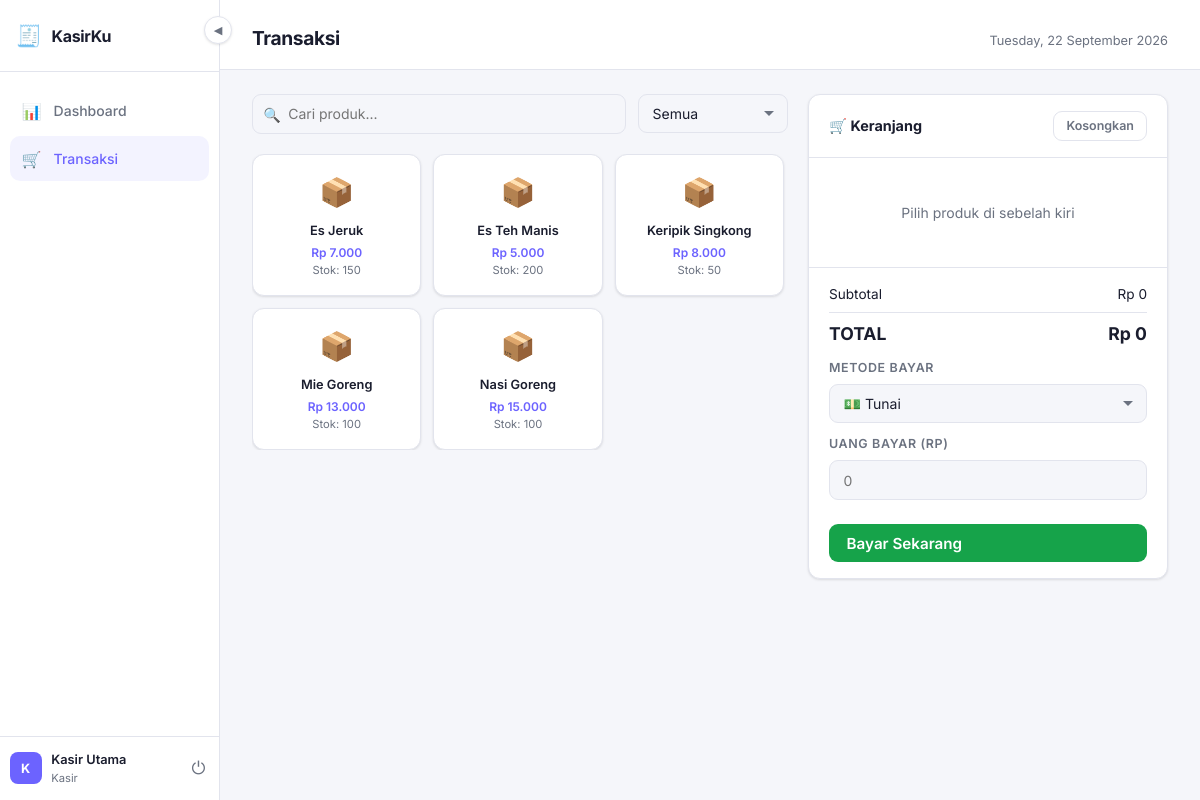
Page /pages/transaksi.php (signed in) on the committed database.
### tables this page shows
CREATE TABLE produk (
    id INT AUTO_INCREMENT PRIMARY KEY,
    kategori_id INT,
    kode VARCHAR(50) UNIQUE,
    nama VARCHAR(150) NOT NULL,
    harga DECIMAL(15,2) NOT NULL DEFAULT 0,
    stok INT NOT NULL DEFAULT 0,
    satuan VARCHAR(30) DEFAULT 'pcs',
    created_at TIMESTAMP DEFAULT CURRENT_TIMESTAMP,
    FOREIGN KEY (kategori_id) REFERENCES kategori(id) ON DELETE SET NULL
);

### models/ProdukModel.php (called while the page is built, shortened)
<?php
function getProdukTersedia($pdo) {
    return $pdo->query("SELECT * FROM produk WHERE stok > 0 ORDER BY nama")->fetchAll();
}

### config/db.php (called while the page is built, shortened)
<?php
function rupiah($angka) {
    return 'Rp ' . number_format($angka, 0, ',', '.');
}
function clean($str) {
    return htmlspecialchars(strip_tags(trim($str)));
}

### pages/transaksi.php (the view, shortened to what this page needs)
<?php
require_once '../config/db.php';
require_once '../models/ProdukModel.php';
require_once '../includes/header.php';
$produk   = getProdukTersedia($pdo);
?>
<div class="kasir-layout">
    <div>
        <div class="toolbar">
            <div class="search-box" style="flex:1">
                <span class="search-icon">🔍</span>
                <input class="form-control" id="cariProduk" placeholder="Cari produk...">
            </div>
            <select class="form-control" id="filterKat" style="width:150px">
                <option value="">Semua</option>
            </select>
        </div>
        <div class="product-grid" id="produkGrid">
            <?php foreach ($produk as $p): ?>
            <div class="product-card"
                 data-id="<?= $p['id'] ?>"
                 data-nama="<?= clean($p['nama']) ?>"
                 data-harga="<?= $p['harga'] ?>"
                 data-stok="<?= $p['stok'] ?>"
                 data-kat="<?= $p['kategori_id'] ?>"
                 onclick="tambahItem(this)">
                <div class="product-card-icon">📦</div>
                <div class="product-card-name"><?= clean($p['nama']) ?></div>
                <div class="product-card-price"><?= rupiah($p['harga']) ?></div>
                <div class="product-card-stock">Stok: <?= $p['stok'] ?></div>
            </div>
            <?php endforeach; ?>
        </div>
    </div>
    <div class="cart-panel">
        <div class="cart-header">
            <span>🛒 Keranjang</span>
            <button class="btn btn-ghost btn-sm" onclick="clearCart()">Kosongkan</button>
        </div>
        <div class="cart-items" id="cartItems">
            <div class="cart-empty" id="cartEmpty">Pilih produk di sebelah kiri</div>
        </div>
        <div class="cart-footer">
            <div class="total-row"><span>Subtotal</span><span id="subtotalTxt">Rp 0</span></div>
            <div class="total-row grand"><span>TOTAL</span><span id="totalTxt">Rp 0</span></div>
            <div class="form-group" style="margin:0.75rem 0">
                <label class="form-label">Metode Bayar</label>
                <select class="form-control" id="metodeBayar" onchange="toggleBayar()">
                    <option value="tunai">💵 Tunai</option>
                </select>
            </div>
            <div class="form-group" style="margin-bottom:0.75rem" id="bayarGroup">
                <label class="form-label">Uang Bayar (Rp)</label>
                <input class="form-control" type="number" id="inputBayar" placeholder="0" oninput="hitungKembalian()">
            </div>
            <button class="btn btn-success" style="width:100%;margin-top:0.75rem;font-size:0.95rem" onclick="prosesBayar()">
                Bayar Sekarang
            </button>
        </div>
    </div>
</div>
<?php require_once '../includes/footer.php'; ?>

### assets/style.css (style rules this page uses)
*, *::before, *::after { box-sizing: border-box; margin: 0; padding: 0; }
:root { --bg: #f5f6fa; --surface: #ffffff; --surface-2: #f0f1f5; --border: #e2e4ed; --accent: #6c63ff; --accent-hover: #574fd6; --accent-soft: rgba(108, 99, 255, 0.08); --green: #16a34a; --green-soft: rgba(22, 163, 74, 0.08); --red: #dc2626; --red-soft: rgba(220, 38, 38, 0.08); --yellow: #d97706; --yellow-soft: rgba(217, 119, 6, 0.08); --text: #1a1d2e; --muted: #6b7280; --sidebar-w: 220px; --radius: 12px; --shadow: 0 1px 3px rgba(0, 0, 0, 0.08), 0 1px 2px rgba(0, 0, 0, 0.04); }
body { font-family: "Inter", sans-serif; background: var(--bg); color: var(--text); font-size: 0.9rem; line-height: 1.5; }
.btn { display: inline-flex; align-items: center; gap: 0.4rem; padding: 0.6rem 1.1rem; border-radius: 9px; font-size: 0.85rem; font-weight: 600; font-family: inherit; cursor: pointer; border: none; text-decoration: none; transition: all 0.15s; }
.btn-success { background: var(--green); color: #fff; }
.btn-ghost { background: transparent; color: var(--muted); border: 1px solid var(--border); }
.btn-sm { padding: 0.4rem 0.75rem; font-size: 0.78rem; }
.form-group { display: flex; flex-direction: column; gap: 0.4rem; }
.form-label { font-size: 0.78rem; font-weight: 600; color: var(--muted); text-transform: uppercase; letter-spacing: 0.05em; }
.form-control { padding: 0.65rem 0.85rem; background: var(--bg); border: 1px solid var(--border); border-radius: 9px; color: var(--text); font-size: 0.875rem; font-family: inherit; transition: border-color 0.15s; width: 100%; }
select.form-control { appearance: none; background-repeat: no-repeat; background-position: right 0.75rem center; padding-right: 2rem; }
.toolbar { display: flex; align-items: center; gap: 0.75rem; margin-bottom: 1.25rem; flex-wrap: wrap; }
.kasir-layout { display: grid; grid-template-columns: 1fr 360px; gap: 1.25rem; align-items: start; }
.product-grid { display: grid; grid-template-columns: repeat(auto-fill, minmax(150px, 1fr)); gap: 0.75rem; max-height: 70vh; overflow-y: auto; padding-right: 0.25rem; }
.product-card { background: var(--surface); border: 1px solid var(--border); border-radius: var(--radius); padding: 1rem; cursor: pointer; transition: all 0.15s; text-align: center; box-shadow: var(--shadow); }
.product-card-icon { font-size: 1.75rem; margin-bottom: 0.5rem; }
.product-card-name { font-size: 0.8rem; font-weight: 600; margin-bottom: 0.25rem; color: var(--text); }
.product-card-price { font-size: 0.75rem; color: var(--accent); font-weight: 600; }
.product-card-stock { font-size: 0.7rem; color: var(--muted); }
.cart-panel { background: var(--surface); border: 1px solid var(--border); border-radius: var(--radius); display: flex; flex-direction: column; max-height: calc(100vh - 10rem); box-shadow: var(--shadow); }
.cart-header { padding: 1rem 1.25rem; border-bottom: 1px solid var(--border); font-weight: 700; display: flex; align-items: center; justify-content: space-between; }
.cart-items { flex: 1; overflow-y: auto; padding: 0.75rem; }
.cart-footer { padding: 1rem 1.25rem; border-top: 1px solid var(--border); }
.total-row { display: flex; justify-content: space-between; align-items: center; margin-bottom: 0.5rem; font-size: 0.85rem; }
.total-row.grand { font-size: 1.1rem; font-weight: 700; padding-top: 0.5rem; border-top: 1px solid var(--border); margin-top: 0.5rem; }
.cart-empty { text-align: center; padding: 2rem; color: var(--muted); font-size: 0.875rem; }
.search-box { position: relative; }
.search-box input { padding-left: 2.2rem; }
.search-icon { position: absolute; left: 0.7rem; top: 50%; transform: translateY(-50%); color: var(--muted); font-size: 0.875rem; pointer-events: none; }

### rows in the picture
produk: nama "Es Jeruk", harga "Rp 7.000", stok "150"
produk: nama "Es Teh Manis", harga "Rp 5.000", stok "200"
produk: nama "Keripik Singkong", harga "Rp 8.000", stok "50"
produk: nama "Mie Goreng", harga "Rp 13.000", stok "100"
produk: nama "Nasi Goreng", harga "Rp 15.000", stok "100"

### other values in the picture
substr($_SESSION['user_nama'], 0, 1) "K"
$_SESSION['user_nama'] "Kasir Utama"
$role "Kasir"
$page_title "Transaksi"
